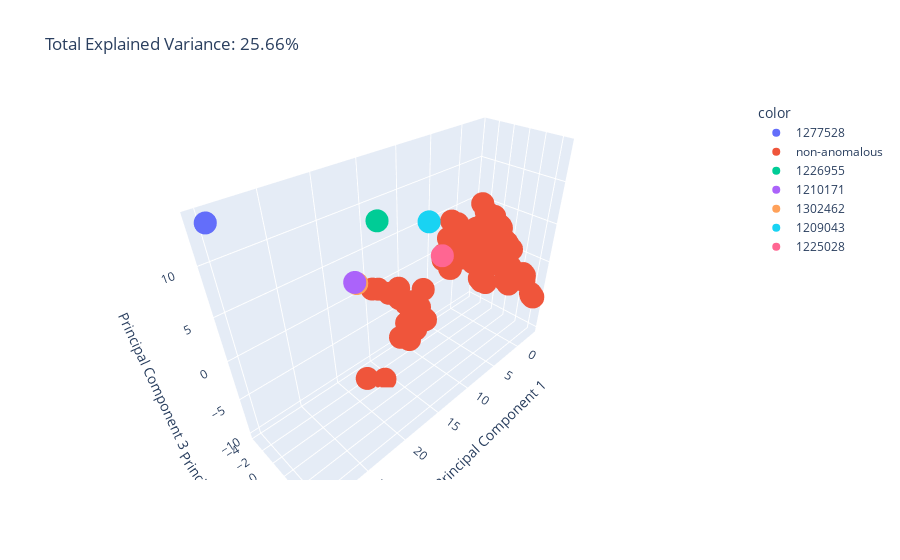

The cell this chart's notebook holds for it:
### Code cell
total_var = pca3.explained_variance_ratio_.sum() * 100
fig = px.scatter_3d(
    X_reduce,
    x=0,
    y=1,
    z=2,
    color=data["labels"],
    title=f"Total Explained Variance: {total_var:.2f}%",
    labels={
        "0": "Principal Component 1",
        "1": "Principal Component 2",
        "2": "Principal Component 3",
    },
)
fig.show()

### Figure 1 — Plotly figure (JSON) as saved in the notebook; plotly's stock layout.template omitted (floating-point values rounded to 4 significant figures; data arrays with more than 128 entries replaced by an {"elided": "..."} marker saying what was removed)
{"data": [{"hovertemplate": "color=1277528<br>Principal Component 1=%{x}<br>Principal Component 2=%{y}<br>Principal Component 3=%{z}<extra></extra>", "legendgroup": "1277528", "marker": {"color": "#636efa", "symbol": "circle"}, "mode": "markers", "name": "1277528", "scene": "scene", "showlegend": true, "type": "scatter3d", "x": [29.94], "y": [-2.806], "z": [13.78]}, {"hovertemplate": "color=non-anomalous<br>Principal Component 1=%{x}<br>Principal Component 2=%{y}<br>Principal Component 3=%{z}<extra></extra>", "legendgroup": "non-anomalous", "marker": {"color": "#EF553B", "symbol": "circle"}, "mode": "markers", "name": "non-anomalous", "scene": "scene", "showlegend": true, "type": "scatter3d", "x": {"elided": "549 float values"}, "y": {"elided": "549 float values"}, "z": {"elided": "549 float values"}}, {"hovertemplate": "color=1226955<br>Principal Component 1=%{x}<br>Principal Component 2=%{y}<br>Principal Component 3=%{z}<extra></extra>", "legendgroup": "1226955", "marker": {"color": "#00cc96", "symbol": "circle"}, "mode": "markers", "name": "1226955", "scene": "scene", "showlegend": true, "type": "scatter3d", "x": [14.63], "y": [-1.991], "z": [8.8]}, {"hovertemplate": "color=1210171<br>Principal Component 1=%{x}<br>Principal Component 2=%{y}<br>Principal Component 3=%{z}<extra></extra>", "legendgroup": "1210171", "marker": {"color": "#ab63fa", "symbol": "circle"}, "mode": "markers", "name": "1210171", "scene": "scene", "showlegend": true, "type": "scatter3d", "x": [18.1], "y": [-1.695], "z": [3.472]}, {"hovertemplate": "color=1302462<br>Principal Component 1=%{x}<br>Principal Component 2=%{y}<br>Principal Component 3=%{z}<extra></extra>", "legendgroup": "1302462", "marker": {"color": "#FFA15A", "symbol": "circle"}, "mode": "markers", "name": "1302462", "scene": "scene", "showlegend": true, "type": "scatter3d", "x": [17.89], "y": [-1.667], "z": [3.256]}, {"hovertemplate": "color=1209043<br>Principal Component 1=%{x}<br>Principal Component 2=%{y}<br>Principal Component 3=%{z}<extra></extra>", "legendgroup": "1209043", "marker": {"color": "#19d3f3", "symbol": "circle"}, "mode": "markers", "name": "1209043", "scene": "scene", "showlegend": true, "type": "scatter3d", "x": [8.823], "y": [-0.551], "z": [7.135]}, {"hovertemplate": "color=1225028<br>Principal Component 1=%{x}<br>Principal Component 2=%{y}<br>Principal Component 3=%{z}<extra></extra>", "legendgroup": "1225028", "marker": {"color": "#FF6692", "symbol": "circle"}, "mode": "markers", "name": "1225028", "scene": "scene", "showlegend": true, "type": "scatter3d", "x": [6.831], "y": [-0.2501], "z": [2.339]}], "layout": {"legend": {"title": {"text": "color"}, "tracegroupgap": 0}, "scene": {"domain": {"x": [0, 1], "y": [0, 1]}, "xaxis": {"title": {"text": "Principal Component 1"}}, "yaxis": {"title": {"text": "Principal Component 2"}}, "zaxis": {"title": {"text": "Principal Component 3"}}}, "title": {"text": "Total Explained Variance: 25.66%"}}}
